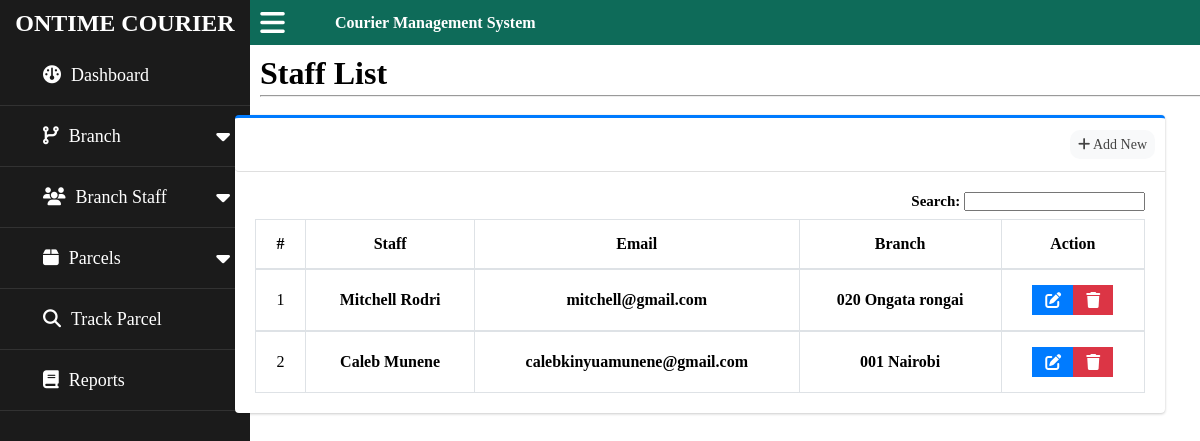
Page /staff.php on the committed database.
### tables this page shows
CREATE TABLE `users` (
  `id` int(11) NOT NULL,
  `fname` varchar(50) NOT NULL,
  `lname` varchar(50) NOT NULL,
  `email` varchar(100) NOT NULL,
  `password` varchar(50) NOT NULL,
  `role` int(11) NOT NULL,
  `branch` varchar(100) NOT NULL,
  `date_created` date NOT NULL
);

### staff.php (the view, shortened to what this page needs)
<?php
include 'header.php';
include 'sidebar.php';
include 'topbar.php';
?>
<div class="sub-wrapper2">
    <h1 class="main-header1">Staff List</h1>
    <hr class="line">
</div>
<div class="container-fluid">
    <div class="col-3">
        <div class="card-1 card-outline card-primary">
            <div class="card-header">
                <div class="card-item">
                    <a href="new_staff.php" class="btn3">
                        <i class="fa fa-plus"></i>
                        Add New
                    </a>
                </div>
            </div>
            <div class="card-body">
                <div class="container-wrapper">
                    <div class="row-1">
                        <div class="col-search">
                            <div class="list-filter">
                                <label for="search" class="search">Search:
                                    <input type="search" class="search-control">
                                </label>
                            </div>
                        </div>
                    </div>
                    <div class="row-1">
                        <div class="table-col">
                            <table class="branch-table">
                                <thead>
                                    <tr role="row" class="trow">
                                        <th class="rhead">#</th>
                                        <th class="rhead">Staff</th>
                                        <th class="rhead">Email</th>
                                        <th class="rhead">Branch</th>
                                        <th class="rhead">Action</th>
                                    </tr>
                                </thead>
                                <tbody>
                                    <?php
                                    $i = 1;
                                    $query = $con->query("SELECT * FROM users ORDER BY id DESC");
                                    while ($row = $query->fetch_assoc()) :
                                    ?>
                                        <tr>
                                            <td class="rbody"><?php echo $i++ ?></td>
                                            <td class="rbody"><b><?php echo $row['fname'] . " " . $row['lname'] ?></b></td>
                                            <td class="rbody"><b><?php echo $row['email'] ?></b></td>
                                            <td class="rbody"><b><?php echo $row['branch'] ?></b></td>
                                            <td class="rbody">
                                                <div class="btn-group">
                                                    <a href="edit_staff.php?&id=<?php echo $row['id'] ?>" class="btn-main btn-edit">
                                                        <i class="fas fa-edit"></i>
                                                    </a>
                                                    <a href="delete_staff.php?&del_id=<?php echo $row['id'] ?>" class="btn-main btn-del">
                                                        <i class="fas fa-trash"></i>
                                                    </a>
                                                </div>
                                            </td>
                                        </tr>
                                    <?php endwhile; ?>
                                </tbody>
                            </table>
                        </div>
                    </div>
                </div>
            </div>
        </div>
    </div>
</div>

### assets/css/style.css (style rules this page uses)
* { margin: 0; padding: 0; box-sizing: border-box; text-decoration: none; user-select: none; }
body { background-color: #fffd; padding-top: 45px; overflow-x: hidden; overflow-y: auto; }
.main-header1 { margin-bottom: 10px; }
.line { height: 1px; width: 100%; position: absolute; font-size: 50px; margin-top: 35px; background-color: red; margin-left: auto; margin-right: auto; border-style: inset; border-width: 1px; color: green; }
.sub-wrapper2 { position: absolute; width: 80%; left: 260px; top: 55px; margin-bottom: 10px; display: flex; align-items: center; transition: left 0.4s ease; }
.container-fluid { width: 80%; position: relative; padding-right: 7.5px; padding-left: 7.5px; margin-left: auto; margin-right: auto; left: 100px; top: 70px; }
.card-primary.card-outline { border-top: 3px solid #007bff; }
.card-1 { position: relative; display: flex; flex-direction: column; min-width: 0; word-wrap: break-word; background-color: #fff; background-clip: border-box; border: 0 solid rgba(0,0,0,.125); border-radius: 0.25rem; box-shadow: 0 0 1px rgba(0,0,0,.125), 0 1px 3px rgba(0,0,0,.2); margin-bottom: 1rem; }
.card-body { flex: 1 1 auto; min-height: 1px; padding: 1.25rem; }
label { display: inline-block; margin-bottom: 0.5rem; font-size: 15px; font-weight: bold; }
.col-3 { position: relative; width: 100%; padding-right: 7.5px; padding-left: 7.5px; max-width: 100%; }
.card-header { background-color: transparent; border-bottom: 1px solid rgba(0,0,0,.125); padding: 0.75rem 1.25rem; position: relative; border-top-right-radius: 0.25rem; border-bottom-left-radius: 0.25rem; margin-bottom: 0; }
.card-header > .card-item { float: right; margin-right: -0.625rem; }
.btn3 { display: block; width: 100%; cursor: pointer; border-radius: 10px; padding: 0.25rem 0.5rem; border-width: 1px; box-shadow: none; background-color: #f8f9fa; color: #444; font-size: .875rem; line-height: 1.5; text-align: center; border-color: #007bff!important; user-select: none; transition: color .15s ease-in-out, background-color .15s ease-in-out, border-color .15s ease-in-out, box-shadow.15s ease-in-out; }
.container-wrapper { width: 100%; }
.row-1 { display: flex; flex-wrap: wrap; margin-left: -7.5px; margin-right: -7.5px; }
.col-search { position: relative; width: 100%; padding-left: 7.5px; padding-right: 7.5px; }
.list-filter { margin-left: 0.5em; display: flex; width: auto; text-align: right; align-items: center; float: right; }
.table-col { position: relative; width: 100%; padding-left: 7.5px; padding-right: 7.5px; }
.branch-table { width: 100%; border-spacing: 0; }
.rhead,.rbody { text-align: center; align-items: center; padding: 15px; }
.rhead,.rbody { border-bottom: 1px solid #dee2e6; border-top: 1px solid #dee2e6; border-right: 1px solid #dee2e6; }
.rhead:first-child,.rbody:first-child { border-left: 1px solid #dee2e6; }
.btn-group { position: relative; display: inline-flex; vertical-align: middle; }
.btn-main { display: inline-block; font-weight: 400; text-align: center; vertical-align: middle; user-select: none; border: 1px solid transparent; padding: 0.375rem 0.75rem; font-size: 1rem; line-height: 1.5; transition: color .15s ease-in-out, background-color .15s ease-in-out, border-color .15s ease-in-out, box-shadow .15s ease-in-out; }
.btn-edit { position: relative; flex: 1 1 auto; cursor: pointer; border-radius: 0; border-width: 1px; box-shadow: none; color: #fff; background-color: #007bff; border-color: #007bff; text-decoration: none; }
.btn-del { position: relative; flex: 1 1 auto; margin-left: -1px; cursor: pointer; border-radius: 0; border-width: 1px; box-shadow: none; color: #fff; background-color: #dc3545; border-color: #dc3545; }

### rows in the picture
users: fname "Mitchell", lname "Rodri", email "mitchell@gmail.com", branch "020 Ongata rongai"
users: fname "Caleb", lname "Munene", email "calebkinyuamunene@gmail.com", branch "001 Nairobi"
